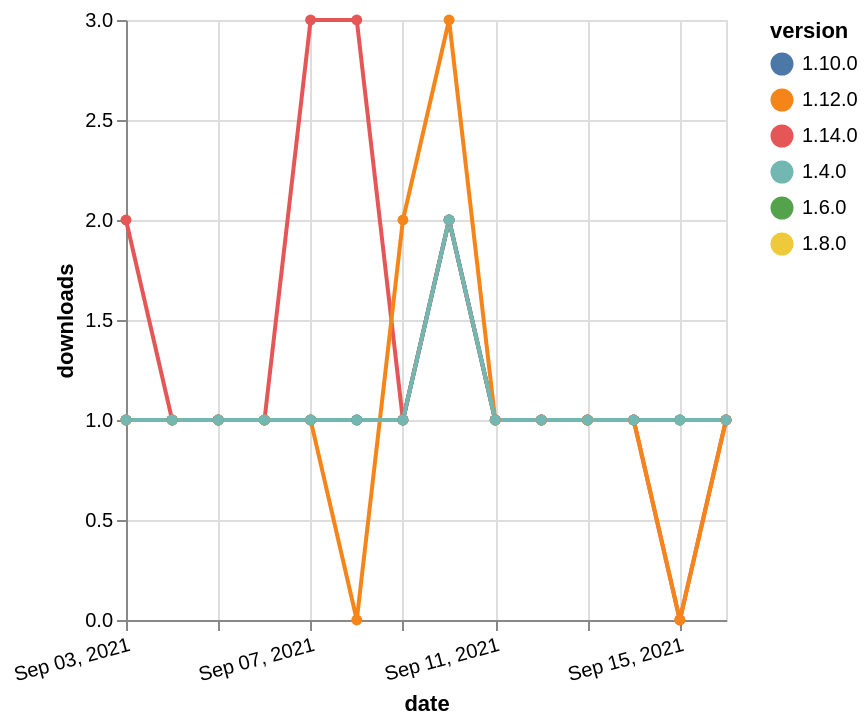

Vega-Lite specification stored for this chart:
### Vega-Lite specification from a JSON file in a GitHub repository (floating-point values rounded to 4 significant figures)
{"$schema": "https://vega.github.io/schema/vega-lite/v5.json", "description": "A simple bar chart with embedded data.", "data": {"values": [{"date": "2021-09-03", "total": 223, "delta": 1, "version": "1.6.0"}, {"date": "2021-09-04", "total": 224, "delta": 1, "version": "1.6.0"}, {"date": "2021-09-05", "total": 225, "delta": 1, "version": "1.6.0"}, {"date": "2021-09-06", "total": 226, "delta": 1, "version": "1.6.0"}, {"date": "2021-09-07", "total": 227, "delta": 1, "version": "1.6.0"}, {"date": "2021-09-08", "total": 228, "delta": 1, "version": "1.6.0"}, {"date": "2021-09-09", "total": 229, "delta": 1, "version": "1.6.0"}, {"date": "2021-09-10", "total": 231, "delta": 2, "version": "1.6.0"}, {"date": "2021-09-11", "total": 232, "delta": 1, "version": "1.6.0"}, {"date": "2021-09-12", "total": 233, "delta": 1, "version": "1.6.0"}, {"date": "2021-09-13", "total": 234, "delta": 1, "version": "1.6.0"}, {"date": "2021-09-14", "total": 235, "delta": 1, "version": "1.6.0"}, {"date": "2021-09-15", "total": 236, "delta": 1, "version": "1.6.0"}, {"date": "2021-09-16", "total": 237, "delta": 1, "version": "1.6.0"}, {"date": "2021-09-03", "total": 217, "delta": 1, "version": "1.8.0"}, {"date": "2021-09-04", "total": 218, "delta": 1, "version": "1.8.0"}, {"date": "2021-09-05", "total": 219, "delta": 1, "version": "1.8.0"}, {"date": "2021-09-06", "total": 220, "delta": 1, "version": "1.8.0"}, {"date": "2021-09-07", "total": 221, "delta": 1, "version": "1.8.0"}, {"date": "2021-09-08", "total": 222, "delta": 1, "version": "1.8.0"}, {"date": "2021-09-09", "total": 223, "delta": 1, "version": "1.8.0"}, {"date": "2021-09-10", "total": 225, "delta": 2, "version": "1.8.0"}, {"date": "2021-09-11", "total": 226, "delta": 1, "version": "1.8.0"}, {"date": "2021-09-12", "total": 227, "delta": 1, "version": "1.8.0"}, {"date": "2021-09-13", "total": 228, "delta": 1, "version": "1.8.0"}, {"date": "2021-09-14", "total": 229, "delta": 1, "version": "1.8.0"}, {"date": "2021-09-15", "total": 230, "delta": 1, "version": "1.8.0"}, {"date": "2021-09-16", "total": 231, "delta": 1, "version": "1.8.0"}, {"date": "2021-09-03", "total": 190, "delta": 1, "version": "1.10.0"}, {"date": "2021-09-04", "total": 191, "delta": 1, "version": "1.10.0"}, {"date": "2021-09-05", "total": 192, "delta": 1, "version": "1.10.0"}, {"date": "2021-09-06", "total": 193, "delta": 1, "version": "1.10.0"}, {"date": "2021-09-07", "total": 194, "delta": 1, "version": "1.10.0"}, {"date": "2021-09-08", "total": 195, "delta": 1, "version": "1.10.0"}, {"date": "2021-09-09", "total": 196, "delta": 1, "version": "1.10.0"}, {"date": "2021-09-10", "total": 198, "delta": 2, "version": "1.10.0"}, {"date": "2021-09-11", "total": 199, "delta": 1, "version": "1.10.0"}, {"date": "2021-09-12", "total": 200, "delta": 1, "version": "1.10.0"}, {"date": "2021-09-13", "total": 201, "delta": 1, "version": "1.10.0"}, {"date": "2021-09-14", "total": 202, "delta": 1, "version": "1.10.0"}, {"date": "2021-09-15", "total": 203, "delta": 1, "version": "1.10.0"}, {"date": "2021-09-16", "total": 204, "delta": 1, "version": "1.10.0"}, {"date": "2021-09-03", "total": 137, "delta": 2, "version": "1.14.0"}, {"date": "2021-09-04", "total": 138, "delta": 1, "version": "1.14.0"}, {"date": "2021-09-05", "total": 139, "delta": 1, "version": "1.14.0"}, {"date": "2021-09-06", "total": 140, "delta": 1, "version": "1.14.0"}, {"date": "2021-09-07", "total": 143, "delta": 3, "version": "1.14.0"}, {"date": "2021-09-08", "total": 146, "delta": 3, "version": "1.14.0"}, {"date": "2021-09-09", "total": 147, "delta": 1, "version": "1.14.0"}, {"date": "2021-09-10", "total": 149, "delta": 2, "version": "1.14.0"}, {"date": "2021-09-11", "total": 150, "delta": 1, "version": "1.14.0"}, {"date": "2021-09-12", "total": 151, "delta": 1, "version": "1.14.0"}, {"date": "2021-09-13", "total": 152, "delta": 1, "version": "1.14.0"}, {"date": "2021-09-14", "total": 153, "delta": 1, "version": "1.14.0"}, {"date": "2021-09-15", "total": 153, "delta": 0, "version": "1.14.0"}, {"date": "2021-09-16", "total": 154, "delta": 1, "version": "1.14.0"}, {"date": "2021-09-03", "total": 234, "delta": 1, "version": "1.12.0"}, {"date": "2021-09-04", "total": 235, "delta": 1, "version": "1.12.0"}, {"date": "2021-09-05", "total": 236, "delta": 1, "version": "1.12.0"}, {"date": "2021-09-06", "total": 237, "delta": 1, "version": "1.12.0"}, {"date": "2021-09-07", "total": 238, "delta": 1, "version": "1.12.0"}, {"date": "2021-09-08", "total": 238, "delta": 0, "version": "1.12.0"}, {"date": "2021-09-09", "total": 240, "delta": 2, "version": "1.12.0"}, {"date": "2021-09-10", "total": 243, "delta": 3, "version": "1.12.0"}, {"date": "2021-09-11", "total": 244, "delta": 1, "version": "1.12.0"}, {"date": "2021-09-12", "total": 245, "delta": 1, "version": "1.12.0"}, {"date": "2021-09-13", "total": 246, "delta": 1, "version": "1.12.0"}, {"date": "2021-09-14", "total": 247, "delta": 1, "version": "1.12.0"}, {"date": "2021-09-15", "total": 247, "delta": 0, "version": "1.12.0"}, {"date": "2021-09-16", "total": 248, "delta": 1, "version": "1.12.0"}, {"date": "2021-09-03", "total": 272, "delta": 1, "version": "1.4.0"}, {"date": "2021-09-04", "total": 273, "delta": 1, "version": "1.4.0"}, {"date": "2021-09-05", "total": 274, "delta": 1, "version": "1.4.0"}, {"date": "2021-09-06", "total": 275, "delta": 1, "version": "1.4.0"}, {"date": "2021-09-07", "total": 276, "delta": 1, "version": "1.4.0"}, {"date": "2021-09-08", "total": 277, "delta": 1, "version": "1.4.0"}, {"date": "2021-09-09", "total": 278, "delta": 1, "version": "1.4.0"}, {"date": "2021-09-10", "total": 280, "delta": 2, "version": "1.4.0"}, {"date": "2021-09-11", "total": 281, "delta": 1, "version": "1.4.0"}, {"date": "2021-09-12", "total": 282, "delta": 1, "version": "1.4.0"}, {"date": "2021-09-13", "total": 283, "delta": 1, "version": "1.4.0"}, {"date": "2021-09-14", "total": 284, "delta": 1, "version": "1.4.0"}, {"date": "2021-09-15", "total": 285, "delta": 1, "version": "1.4.0"}, {"date": "2021-09-16", "total": 286, "delta": 1, "version": "1.4.0"}]}, "width": "container", "mark": {"type": "line", "point": {"filled": true}}, "encoding": {"x": {"field": "date", "type": "temporal", "timeUnit": "yearmonthdate", "title": "date", "axis": {"labelAngle": -15}}, "y": {"field": "delta", "type": "quantitative", "title": "downloads"}, "color": {"field": "version", "type": "nominal"}, "tooltip": {"field": "delta"}}}
